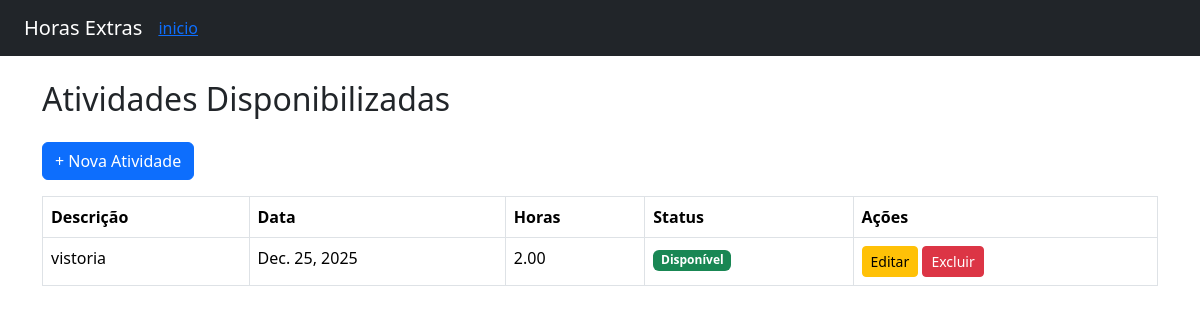
Screenshot of /atividades/ (signed in) with the database file from the repository.
### core/models.py (models this page shows, shortened)
class AtividadeHoraExtra(models.Model):
    gestor = models.ForeignKey(User, on_delete=models.CASCADE, related_name='atividades_criadas')
    regional = models.ForeignKey(Regional, on_delete=models.CASCADE)
    descricao = models.TextField()
    data = models.DateField()
    hora_inicio = models.TimeField()
    hora_fim = models.TimeField()
    ocupada = models.BooleanField(default=False)
    funcionario = models.ForeignKey(User, on_delete=models.SET_NULL, null=True, blank=True, related_name='atividades_assumidas')
    def total_horas(self):
        delta = datetime.combine(self.data, self.hora_fim) - datetime.combine(self.data, self.hora_inicio)
        return delta.total_seconds() / 3600

### core/views.py (the view)
    def wrapper(request, *args, **kwargs):
        if not hasattr(request.user, 'perfil') or request.user.perfil.tipo != 'gestor':
            return HttpResponseForbidden("Apenas gestores têm acesso.")
        return view_func(request, *args, **kwargs)

### core/views.py (called while the page is built)
def gestor_required(view_func):
    def wrapper(request, *args, **kwargs):
        if not hasattr(request.user, 'perfil') or request.user.perfil.tipo != 'gestor':
            return HttpResponseForbidden("Apenas gestores têm acesso.")
        return view_func(request, *args, **kwargs)
    return wrapper

@login_required
@gestor_required
def listar_atividades(request):
    atividades = AtividadeHoraExtra.objects.filter(gestor=request.user)
    return render(request, 'core/atividades/listar.html', {'atividades': atividades})

### core/Templates/core/atividades/listar.html (shortened to what this page needs)
{% extends 'base.html' %}
{% block content %}
<h2 class="mb-4">Atividades Disponibilizadas</h2>
<a href="{% url 'criar_atividade' %}" class="btn btn-primary mb-3">+ Nova Atividade</a>
<table class="table table-bordered">
  <thead>
    <tr>
      <th>Descrição</th>
      <th>Data</th>
      <th>Horas</th>
      <th>Status</th>
      <th>Ações</th>
    </tr>
  </thead>
  <tbody>
    {% for atividade in atividades %}
    <tr>
      <td>{{ atividade.descricao }}</td>
      <td>{{ atividade.data }}</td>
      <td>{{ atividade.total_horas|floatformat:2 }}</td>
      <td>
        {% if atividade.ocupada %}
          <span class="badge bg-danger">Ocupada por {{ atividade.funcionario.username }}</span>
        {% else %}
          <span class="badge bg-success">Disponível</span>
        {% endif %}
      </td>
      <td>
        <a href="{% url 'editar_atividade' atividade.id %}" class="btn btn-sm btn-warning">Editar</a>
        <a href="{% url 'excluir_atividade' atividade.id %}" class="btn btn-sm btn-danger">Excluir</a>
      </td>
    </tr>
    {% endfor %}
  </tbody>
</table>
{% endblock %}

### rows the page displays
AtividadeHoraExtra: descricao "vistoria", data "Dec. 25, 2025", total_horas "2.00", ocupada "Disponível"
